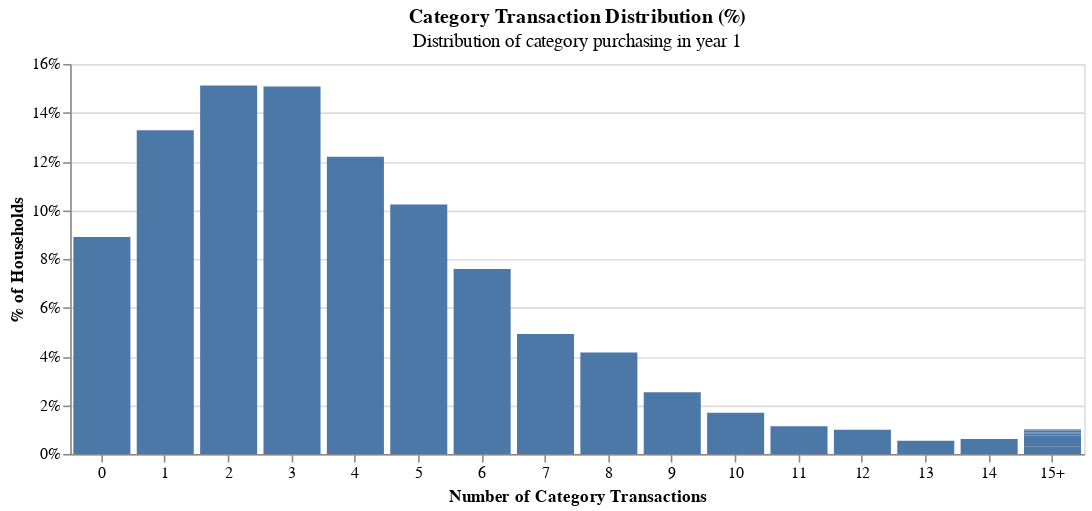

This figure's notebook cell:
### Code cell
labels = [str(i) if i < 15 else '15+' for i in range(16)]

category_trans_dist = category_trans_dist.with_columns(
    pl.col('# of Purchases').cut(np.arange(0,15,1), labels=labels).alias('cut')    
)
chart = alt.Chart(category_trans_dist).mark_bar().encode(
    x=alt.X("cut:O", 
            axis=alt.Axis(labelAngle=0, title="Number of Category Transactions"), sort=labels),
    y=alt.Y("% of Total:Q",
            axis=alt.Axis(format=".0%", title="% of Households")), 
).properties(
    width=650,
    height=250,
    title={
        'text': 'Category Transaction Distribution (%)',
        'subtitle': 'Distribution of category purchasing in year 1'
    }
).show()

alt.JupyterChart(chart)

### Figure 1 — Vega-Lite specification as saved in the notebook (floating-point values rounded to 4 significant figures)
{"config": {"view": {"continuousWidth": 300, "continuousHeight": 300}}, "data": {"name": "data-4322957793433f898d00a0a95915944f"}, "mark": {"type": "bar"}, "encoding": {"x": {"axis": {"labelAngle": 0, "title": "Number of Category Transactions"}, "field": "cut", "sort": ["0", "1", "2", "3", "4", "5", "6", "7", "8", "9", "10", "11", "12", "13", "14", "15+"], "type": "ordinal"}, "y": {"axis": {"format": ".0%", "title": "% of Households"}, "field": "% of Total", "type": "quantitative"}}, "height": 250, "title": {"text": "Category Transaction Distribution (%)", "subtitle": "Distribution of category purchasing in year 1"}, "width": 650, "$schema": "https://vega.github.io/schema/vega-lite/v5.20.1.json", "datasets": {"data-4322957793433f898d00a0a95915944f": [{"# of Purchases": 0, "Frequency": 447, "% of Total": 0.08903, "cut": "0"}, {"# of Purchases": 1, "Frequency": 667, "% of Total": 0.1328, "cut": "1"}, {"# of Purchases": 2, "Frequency": 759, "% of Total": 0.1512, "cut": "2"}, {"# of Purchases": 3, "Frequency": 757, "% of Total": 0.1508, "cut": "3"}, {"# of Purchases": 4, "Frequency": 612, "% of Total": 0.1219, "cut": "4"}, {"# of Purchases": 5, "Frequency": 514, "% of Total": 0.1024, "cut": "5"}, {"# of Purchases": 6, "Frequency": 381, "% of Total": 0.07588, "cut": "6"}, {"# of Purchases": 7, "Frequency": 247, "% of Total": 0.04919, "cut": "7"}, {"# of Purchases": 8, "Frequency": 209, "% of Total": 0.04163, "cut": "8"}, {"# of Purchases": 9, "Frequency": 127, "% of Total": 0.02529, "cut": "9"}, {"# of Purchases": 10, "Frequency": 85, "% of Total": 0.01693, "cut": "10"}, {"# of Purchases": 11, "Frequency": 57, "% of Total": 0.01135, "cut": "11"}, {"# of Purchases": 12, "Frequency": 50, "% of Total": 0.009958, "cut": "12"}, {"# of Purchases": 13, "Frequency": 27, "% of Total": 0.005377, "cut": "13"}, {"# of Purchases": 14, "Frequency": 31, "% of Total": 0.006174, "cut": "14"}, {"# of Purchases": 15, "Frequency": 15, "% of Total": 0.002987, "cut": "15+"}, {"# of Purchases": 16, "Frequency": 16, "% of Total": 0.003187, "cut": "15+"}, {"# of Purchases": 17, "Frequency": 7, "% of Total": 0.001394, "cut": "15+"}, {"# of Purchases": 18, "Frequency": 4, "% of Total": 0.0007967, "cut": "15+"}, {"# of Purchases": 19, "Frequency": 2, "% of Total": 0.0003983, "cut": "15+"}, {"# of Purchases": 20, "Frequency": 4, "% of Total": 0.0007967, "cut": "15+"}, {"# of Purchases": 22, "Frequency": 1, "% of Total": 0.0001992, "cut": "15+"}, {"# of Purchases": 25, "Frequency": 1, "% of Total": 0.0001992, "cut": "15+"}, {"# of Purchases": 27, "Frequency": 1, "% of Total": 0.0001992, "cut": "15+"}]}}
